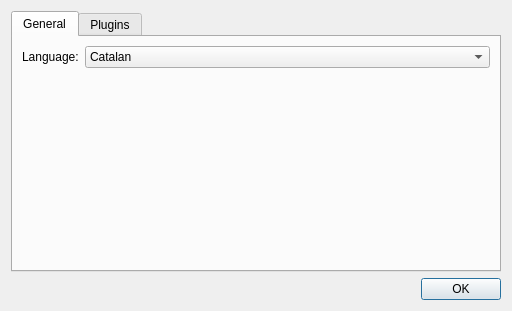
<?xml version="1.0" encoding="UTF-8"?>
<ui version="4.0">
 <class>PreferencesDialog</class>
 <widget class="QWidget" name="PreferencesDialog">
  <property name="geometry">
   <rect>
    <x>0</x>
    <y>0</y>
    <width>512</width>
    <height>311</height>
   </rect>
  </property>
  <property name="windowTitle">
   <string>Preferences</string>
  </property>
  <layout class="QVBoxLayout" name="verticalLayout_3">
   <item>
    <widget class="QTabWidget" name="tabWidget">
     <property name="currentIndex">
      <number>0</number>
     </property>
     <widget class="QWidget" name="tab">
      <attribute name="title">
       <string>General</string>
      </attribute>
      <layout class="QFormLayout" name="formLayout">
       <item row="1" column="0">
        <widget class="QLabel" name="label_2">
         <property name="text">
          <string>Language:</string>
         </property>
        </widget>
       </item>
       <item row="1" column="1">
        <widget class="QComboBox" name="comboBox">
         <item>
          <property name="text">
           <string>Catalan</string>
          </property>
         </item>
         <item>
          <property name="text">
           <string>English</string>
          </property>
         </item>
         <item>
          <property name="text">
           <string>Spanish</string>
          </property>
         </item>
        </widget>
       </item>
      </layout>
     </widget>
     <widget class="QWidget" name="tab_2">
      <attribute name="title">
       <string>Plugins</string>
      </attribute>
      <layout class="QVBoxLayout" name="verticalLayout_2">
       <item>
        <widget class="QLabel" name="label">
         <property name="text">
          <string>Manage the plugins that will be globally available or disabled.</string>
         </property>
         <property name="wordWrap">
          <bool>true</bool>
         </property>
        </widget>
       </item>
       <item>
        <layout class="QHBoxLayout" name="manageLayout">
         <item>
          <layout class="QVBoxLayout" name="enabledLayout">
           <item>
            <widget class="QGroupBox" name="groupBox">
             <property name="title">
              <string>Enabled</string>
             </property>
             <layout class="QVBoxLayout" name="verticalLayout">
              <item>
               <widget class="QListWidget" name="listWidget">
                <item>
                 <property name="text">
                  <string>BGG</string>
                 </property>
                </item>
               </widget>
              </item>
              <item>
               <layout class="QHBoxLayout" name="horizontalLayout_2">
                <item>
                 <spacer name="horizontalSpacer">
                  <property name="orientation">
                   <enum>Qt::Horizontal</enum>
                  </property>
                  <property name="sizeHint" stdset="0">
                   <size>
                    <width>40</width>
                    <height>20</height>
                   </size>
                  </property>
                 </spacer>
                </item>
                <item>
                 <widget class="QPushButton" name="b_disable">
                  <property name="text">
                   <string>Disable selected &gt;&gt;</string>
                  </property>
                 </widget>
                </item>
               </layout>
              </item>
             </layout>
            </widget>
           </item>
          </layout>
         </item>
         <item>
          <layout class="QVBoxLayout" name="disabledLayout">
           <item>
            <widget class="QGroupBox" name="groupBox_3">
             <property name="title">
              <string>Disabled</string>
             </property>
             <layout class="QVBoxLayout" name="verticalLayout_4">
              <item>
               <widget class="QListWidget" name="listWidget_2"/>
              </item>
              <item>
               <layout class="QHBoxLayout" name="horizontalLayout_3">
                <item>
                 <widget class="QPushButton" name="b_enable">
                  <property name="text">
                   <string>&lt;&lt; Enable selected</string>
                  </property>
                 </widget>
                </item>
                <item>
                 <spacer name="horizontalSpacer_2">
                  <property name="orientation">
                   <enum>Qt::Horizontal</enum>
                  </property>
                  <property name="sizeHint" stdset="0">
                   <size>
                    <width>0</width>
                    <height>0</height>
                   </size>
                  </property>
                 </spacer>
                </item>
               </layout>
              </item>
             </layout>
            </widget>
           </item>
          </layout>
         </item>
        </layout>
       </item>
      </layout>
     </widget>
    </widget>
   </item>
   <item>
    <widget class="QDialogButtonBox" name="buttonBox">
     <property name="standardButtons">
      <set>QDialogButtonBox::Ok</set>
     </property>
    </widget>
   </item>
  </layout>
 </widget>
 <resources/>
 <connections>
  <connection>
   <sender>buttonBox</sender>
   <signal>accepted()</signal>
   <receiver>PreferencesDialog</receiver>
   <slot>close()</slot>
   <hints>
    <hint type="sourcelabel">
     <x>255</x>
     <y>290</y>
    </hint>
    <hint type="destinationlabel">
     <x>255</x>
     <y>155</y>
    </hint>
   </hints>
  </connection>
 </connections>
</ui>
